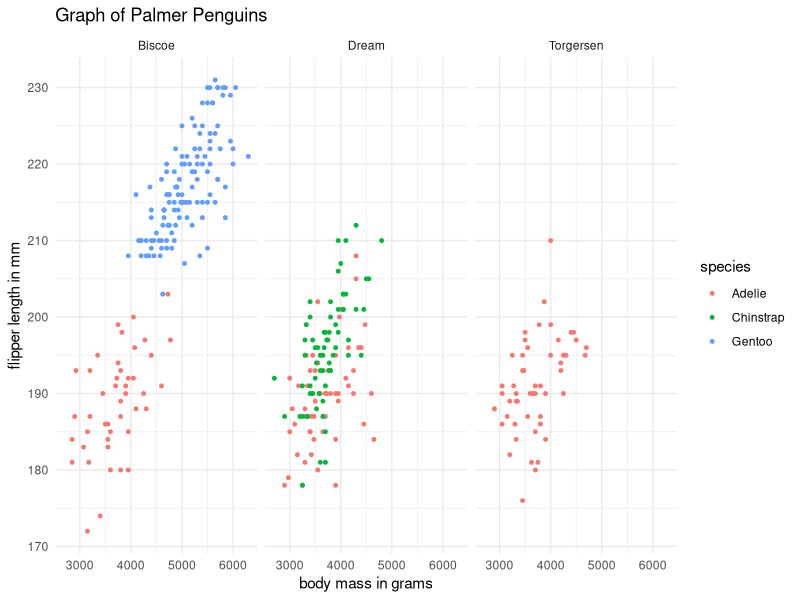
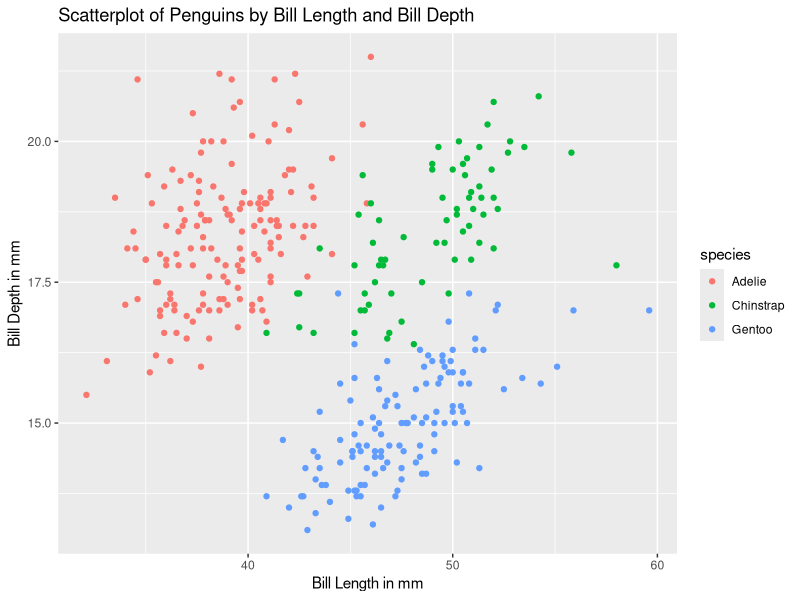
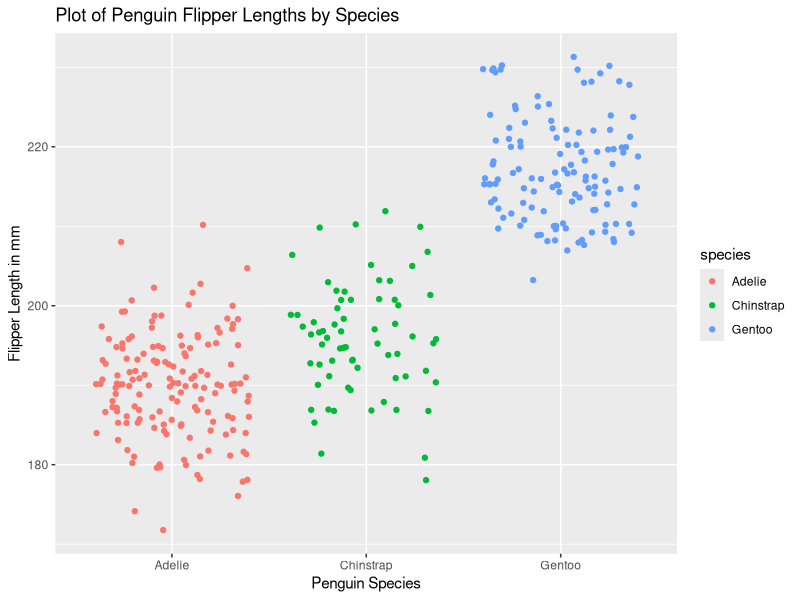

Here is the R script that generated these plots, in order:
## ---- chunk 1
knitr::opts_chunk$set(echo = TRUE)
library(tidyverse)
#no quotes in tidyverse, calling for package
#to install, install.packages in the console("packagename") in quotes. Just typed in console install.packages("palmerpenguins), so now I can call for it
library(palmerpenguins)
## ---- chunk 2
#first 6 lines
head(penguins)
#last 6 lines
tail(penguins)
## ---- chunk 3
ggplot(data = penguins, aes(x = body_mass_g, y = flipper_length_mm)) + geom_point(aes(color = species), size = 1)  + 
  facet_wrap(~island) +
  theme_minimal() +
  labs(
    x = "body mass in grams", y = "flipper length in mm", title = "Graph of Palmer Penguins")
#this tells us that the color is dependent on the species
#~ means "as the different functions of island", makes three separate panels for islands
## ---- chunk 4
ggplot(data = penguins, aes(x = bill_length_mm, y = bill_depth_mm)) + geom_point(aes(color = species)) +
  labs(x = "Bill Length in mm", y = "Bill Depth in mm", title = "Scatterplot of Penguins by Bill Length and Bill Depth")
## ---- chunk 5
ggplot(data = penguins, aes(x = species, y = flipper_length_mm)) + geom_jitter(aes(color = species))+
  labs(x = "Penguin Species", y = "Flipper Length in mm", title = "Plot of Penguin Flipper Lengths by Species")
#geom_jitter is random space between each point, same data as geom_point, but better for aesthetic purposes
